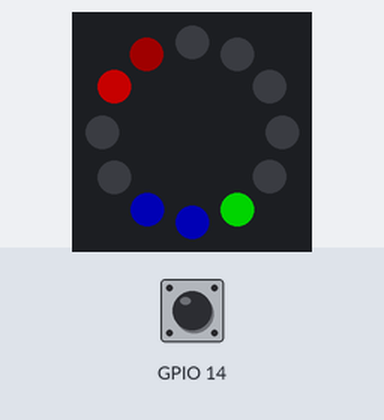
This sketch was run on a simulated ESP32. On the bench: 12 RGB LEDs in a ring, first at the top, clockwise. The test bench sets the inputs (shaded band); at power-on: GPIO 14 HIGH. Dim RGB values are drawn brighter than linear; WiFi joins after 1.5 s; servers stay silent unless stated; the local clock reads 2024-03-15 10:24:30 at power-on unless the sketch sets it.

Above: at 3.1 s.
3.2 s: GPIO 14 pulled LOW for 0.15 s
At 17.9 s:
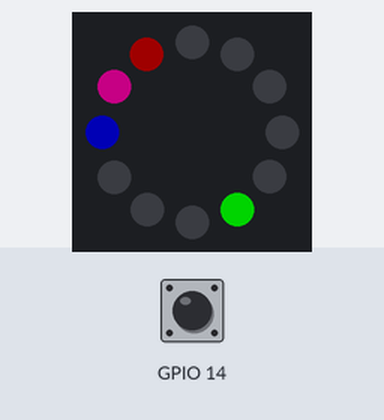
At 20.7 s:
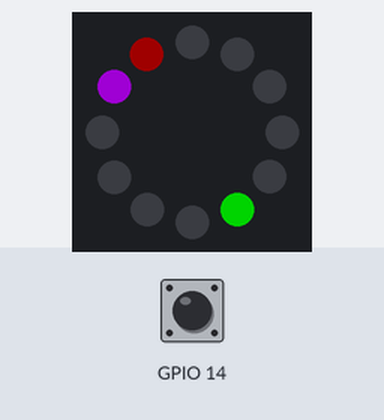
29.0 s: GPIO 14 pulled LOW for 1 s
At 55.7 s:
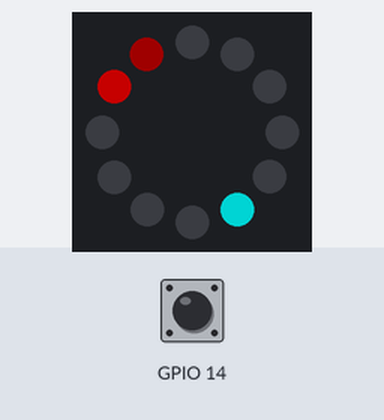
Timing chart, 0 to 57.2 s (numbered marks = the images above; inputs shaded):
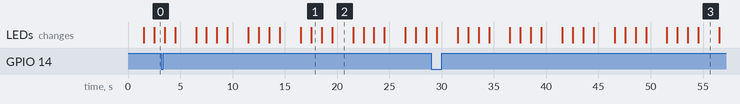

Measured:
- what the display in image 2 shows lasts 2.0 s, from 19.5 s to 21.5 s

The sketch:

12_RGB_LED_Ring_Clock.ino
```cpp
#include <WiFi.h>
#include <time.h>
#include <Adafruit_NeoPixel.h>

int hour;
int minute;
int second;
int displayCount;
int hourHand;
int minuteHand;
int secondHand;
int ledIndex;
int red;
int green;
int blue;

const char* ssid = "...";
const char* password = "...";
Adafruit_NeoPixel myLedRing;
bool touchDetected[10];

void connect() {
  WiFi.begin(ssid, password);
  while(WiFi.status() != WL_CONNECTED) {
    delay(500);
  };
}

bool wasTouchDetected(int pinIdx) {
  bool td = touchDetected[pinIdx];
  touchDetected[pinIdx] = false;
  return td;
}

void gotTouchT6() {
  touchDetected[6] = true;
}

struct tm* getTime(){
  time_t now = time(nullptr);
  return localtime(&now);
}


void setup() {
  touchAttachInterrupt(T6, gotTouchT6, 40);

  connect();
  configTime(3600, 3600, "pool.ntp.org");
  myLedRing = Adafruit_NeoPixel(12, 12, NEO_GRB + NEO_KHZ800);
  myLedRing.begin();
  myLedRing.show();
  hour = 0;
  minute = 0;
  second = 0;
  displayCount = 15;

}

void loop() {
  if (wasTouchDetected(6)) {
    displayCount = 30;
  }
  while (displayCount > 0) {
    hour = getTime()->tm_hour;
    minute = getTime()->tm_min;
    second = getTime()->tm_sec;
    hourHand = hour % 12;
    minuteHand = minute / 5;
    secondHand = second / 5;
    for (ledIndex = 0; ledIndex <= 11; ledIndex++) {
      red = 0 + (ledIndex == hourHand ? 128 - 32 * (minute / 15) : 0);
      green = 0 + (ledIndex == minuteHand ? 128 - 32 * (minute % 5) : 0);
      blue = 0 + (ledIndex == secondHand ? 128 - 32 * (second % 5) : 0);
      if (ledIndex == (hourHand + 1) % 12) {
        red = 32 * (minute / 15);
      }
      if (ledIndex == (minuteHand + 1) % 12) {
        green = 32 * (minute % 5);
      }
      if (ledIndex == (secondHand + 1) % 12) {
        blue = 32 * (second % 5);
      }
      myLedRing.setPixelColor(ledIndex, myLedRing.Color(red, green, blue));
    }
    myLedRing.show();
    delay(1000);
    displayCount += -1;
    if (displayCount == 0) {
      for (ledIndex = 0; ledIndex <= 11; ledIndex++) {
        myLedRing.setPixelColor(ledIndex, myLedRing.Color(0, 0, 0));
      }
      myLedRing.show();
      delay(10);
    }
  }

}
```
